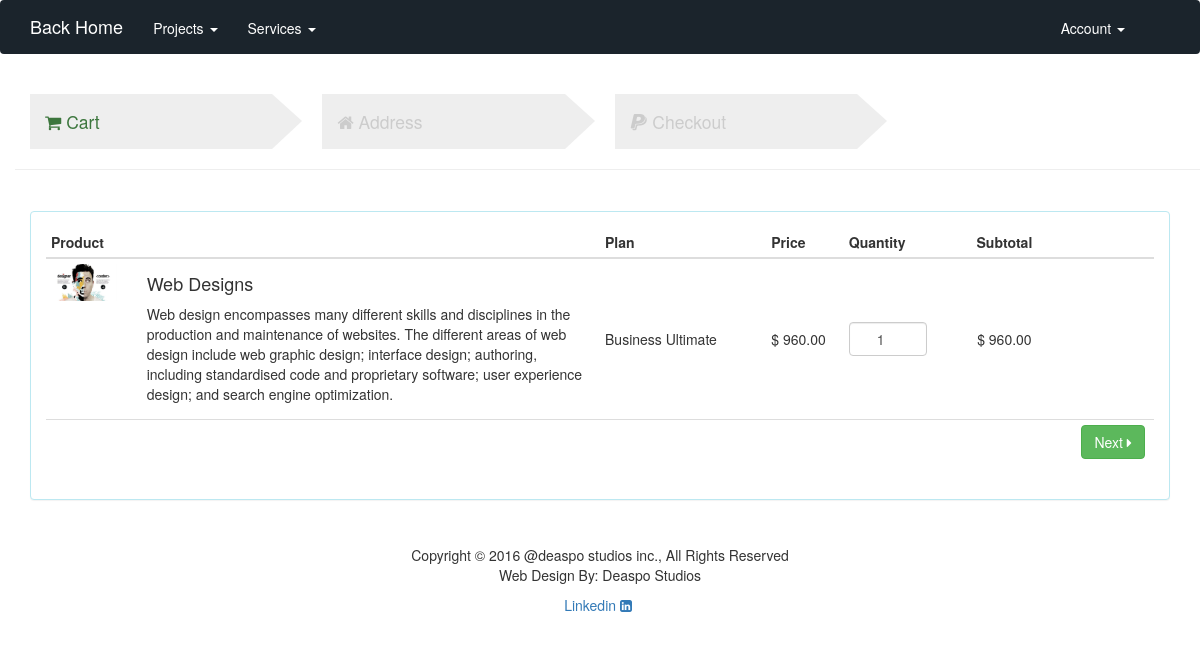
The app's page /service/1/4/order (signed in) with its own data.
### deaspo/models.py (models this page shows, shortened)
class Product(models.Model):
    pname= models.CharField(max_length=100, unique=True, default='Product')
    ppics = models.ImageField(upload_to=path_file_name, default='products/default.jpg')
    pintro = models.CharField(max_length=50, default='Brief intro')
    pshortdesc = models.CharField(max_length=500, default='Short description')
    pdesc = models.TextField(max_length=3000, default='Product description')
    prel = models.ManyToManyField("self", blank=True)
    pproj = models.ManyToManyField(Project)
    plan = models.ManyToManyField(Plan)
    type = (
        ('A', 'Web'),
        ('B', 'Desktop'),
        ('C', 'Mobile'),
        ('D', 'Others'),
    )
    category = models.CharField(choices=type,default="Web", max_length=50)
    pmain = models.BooleanField(default=False)

class Plan(models.Model):
    pn_name = models.CharField(max_length=50,unique=True)
    pn_yearly = models.DecimalField(decimal_places=2,max_digits = 5,default=5)
    pn_ssd =models.IntegerField(default=20, name='SSD')
    pn_transfer = models.IntegerField(default=1, name='Transers')
    pn_ram = models.IntegerField(default=512,name='Ram')
    pn_cpu = models.IntegerField(default=1, name='CPU')

### deaspo/views.py (the view)
# urls.py: url(r'^service/(\d+)/(\d+)/order$', views.order, name='order'),
@login_required
def order(request, service_id, plan_id):
    products = Product.objects.all()  # returns all the products and services
    projects = Project.objects.all()  # return all the projects
    eplans = EmailPlan.objects.all()
    service =  get_object_or_404(Product, pk=service_id)
    splan = get_object_or_404(Plan, pk=plan_id)
    activate = False
    if not request.POST:
        form = WebOrderForm()
        form.total_price = splan.pn_yearly
    else:
        form = WebOrderForm(request.POST)
        form.hosting_plan = splan.pn_name
    return render(request,'services/order.html',{'activate':activate,'eplans':eplans,'service':service,'splan':splan,'form':form,'services':products,'projects':projects,'email':request.user.email,'fullname':request.user.get_full_name(),'username':request.user.username,'picture':request.user.profile.picture})

### templates/services/order.html (shortened to what this page needs)
{% load staticfiles %}
<!DOCTYPE html>
<html lang="en">
<head>
    <link rel="stylesheet" type="text/css" href="{% static 'services/service/css/bootstrap.min.css' %}">
    <link rel="stylesheet" type="text/css" href="{% static 'services/service/css/font-awesome.min.css' %}">
    <link rel="stylesheet" type="text/css" href="{% static 'services/service/css/order.css' %}">
</head>
<body>
<nav class="navbar navbar-webmaster">
    <div class="container">
    	<div class="navbar-header">
			<a class="navbar-brand" href="/">Back Home</a>
		</div>
		<div class="collapse navbar-collapse" id="navbar">
			<ul class="nav navbar-nav">
				<li class="dropdown">
					<a href="#" class="dropdown-toggle" data-toggle="dropdown" role="button" aria-expanded="false">Projects <span class="caret"></span></a>
				</li>
				<li class="dropdown">
					<a href="#" class="dropdown-toggle" data-toggle="dropdown" role="button" aria-expanded="false">Services <span class="caret"></span></a>
				</li>
			</ul>
            <ul class="nav navbar-nav navbar-right">
                <li class="dropdown"><a href="#" class="dropdown-toggle" data-toggle="dropdown">Account
                    <b class="caret"></b></a>
                </li>
            </ul>
		</div>
	</div>
</nav>
{% block contents %}
<div class="container">
    <br />
    <div class="row">
        <div class="col-xs-12 col-sm-8 col-lg-9">
            <div class="row">
                <div class="col-xs-12 col-sm-4">
                    <div id="cart_bar" class="step active">
                        <span class="fa fa-shopping-cart"></span>
                        Cart
                        <div class="hidden-xs caret right"></div>
                    </div>
                </div>
                <div class="col-xs-12 col-sm-4">
                    <div id="address_bar" class="step">
                            <span class="fa fa-home"></span>
                            Address
                            <div class="hidden-xs caret right"></div>
                    </div>
                </div>
                <div class="col-xs-12 col-sm-4">
                    <div id="review_bar" class="step">
                            <span class="fa fa-paypal"></span>
                            Checkout
                            <div class="hidden-xs caret right"></div>
                    </div>
                </div>
            </div>
        </div>
        <hr class="col-xs-12" />
    </div>
</div>
<div class="container">
    <div id="cart" style="margin-top: 20px">
        <div class="panel panel-info">
            <div class="panel-body">
                <table id="cart" class="table table-hover table-condensed">
    				<thead>
						<tr>
							<th style="width:50%">Product</th>
                            <th style="width:15%">Plan</th>
							<th style="width:7%">Price</th>
							<th style="width:8%">Quantity</th>
							<th style="width:13%" class="text-center">Subtotal</th>
							<th style="width:10%"></th>
						</tr>
					</thead>
					<tbody>
						<tr>
							<td data-th="Product">
								<div class="row">
									<div class="col-sm-2 hidden-xs"><img src="{{ service.ppics.url }}" alt="..." class="img-responsive"/></div>
									<div class="col-sm-10">
										<h4 class="nomargin">{{ service.pname }}</h4>
										<p>{{ service.pshortdesc }}</p>
									</div>
								</div>
							</td>
                            <td data-th="Price">{{ splan.pn_name }}</td>
							<td id="price" data-th="Price">$ {{ splan.pn_yearly }}</td>
							<td data-th="Quantity">
								<input min="1" max="1" id="qty" type="number" class="form-control text-center" value="1">
							</td>
							<td id="subtotal" data-th="Subtotal" class="text-center">1.99</td>
							<td class="actions" data-th="">
							</td>
						</tr>
					</tbody>
					<tfoot>
                    <tr>
                        <td></td>
                        <td></td>
                        <td></td>
                        <td></td>
                        <td></td>
                        <td>
                        <button id="next_cart" type="button" class="btn btn-success">
                            Next <span class="fa fa-caret-right"></span>
                        </button></td>
                    </tr>
                </tfoot>
				</table>
            </div>
        </div>
    </div>
</div>
{% endblock contents %}
<footer class="container-fluid text-center bg-lightgray">
        <div class="copyrights" style="margin-top:25px;">
            <p>Copyright © 2016 @deaspo studios inc., All Rights Reserved
                <br>
                <span>Web Design By: Deaspo Studios</span></p>
            <p><a href="https://www.linkedin.com/" target="_blank">Linkedin <i class="fa fa-linkedin-square" aria-hidden="true"></i> </a></p>
        </div>
</footer>
</body>
</html>

### deaspo/static/services/service/css/order.css (style rules this page uses)
nav.navbar-webmaster { background: #1b242c; }
nav.navbar-webmaster a { color: #fff; }
nav.navbar-webmaster ul.navbar-nav a { color: #fff; border-style: solid; border-width: 2px 0 0 0; border-color:#1b242c; }
.navbar-nav.navbar-right:last-child { margin-right: 15px !important; }
.table>tbody>tr>td, .table>tfoot>tr>td { vertical-align: middle; }
.step { background:#eee;font-size:1em;color:#ccc;padding:15px;font-size:1.25em; }
.step.active { color:#3C763D; }
.step .caret { position:absolute;margin:0;color:#eee;opacity:1.0; }
.step .caret.right { right:1px;top:0px;border-top:27px solid transparent;border-bottom:28px solid transparent;border-left:30px solid; }
@media (min-width:768px) { .step { margin-right:20px; } }

### records on screen
Product: ppics (picture), pname "Web Designs", pshortdesc "Web design encompasses many different skills and disciplines in the production and maintenance of websites. The different areas of web design include web graphic design; interface design; authoring, including standardised code and proprietary software; user experience design; and search engine optimization."
Plan: pn_name "Business Ultimate", pn_yearly "960.00"
